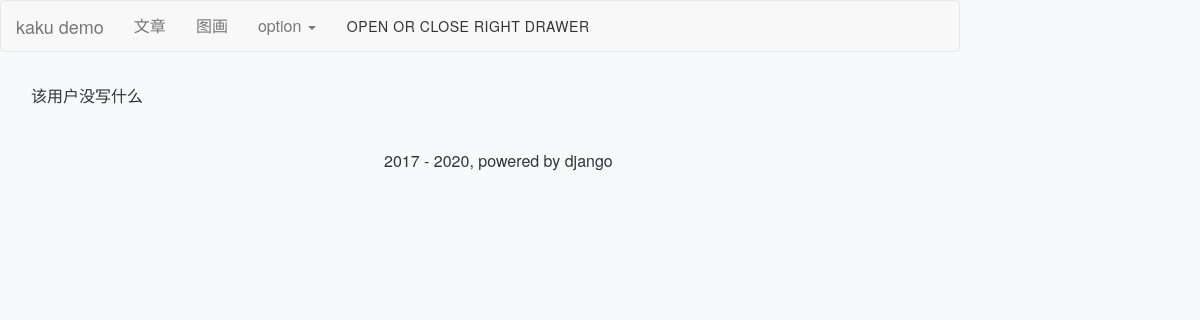
The app's page /users/a87150/pictures/, older data.
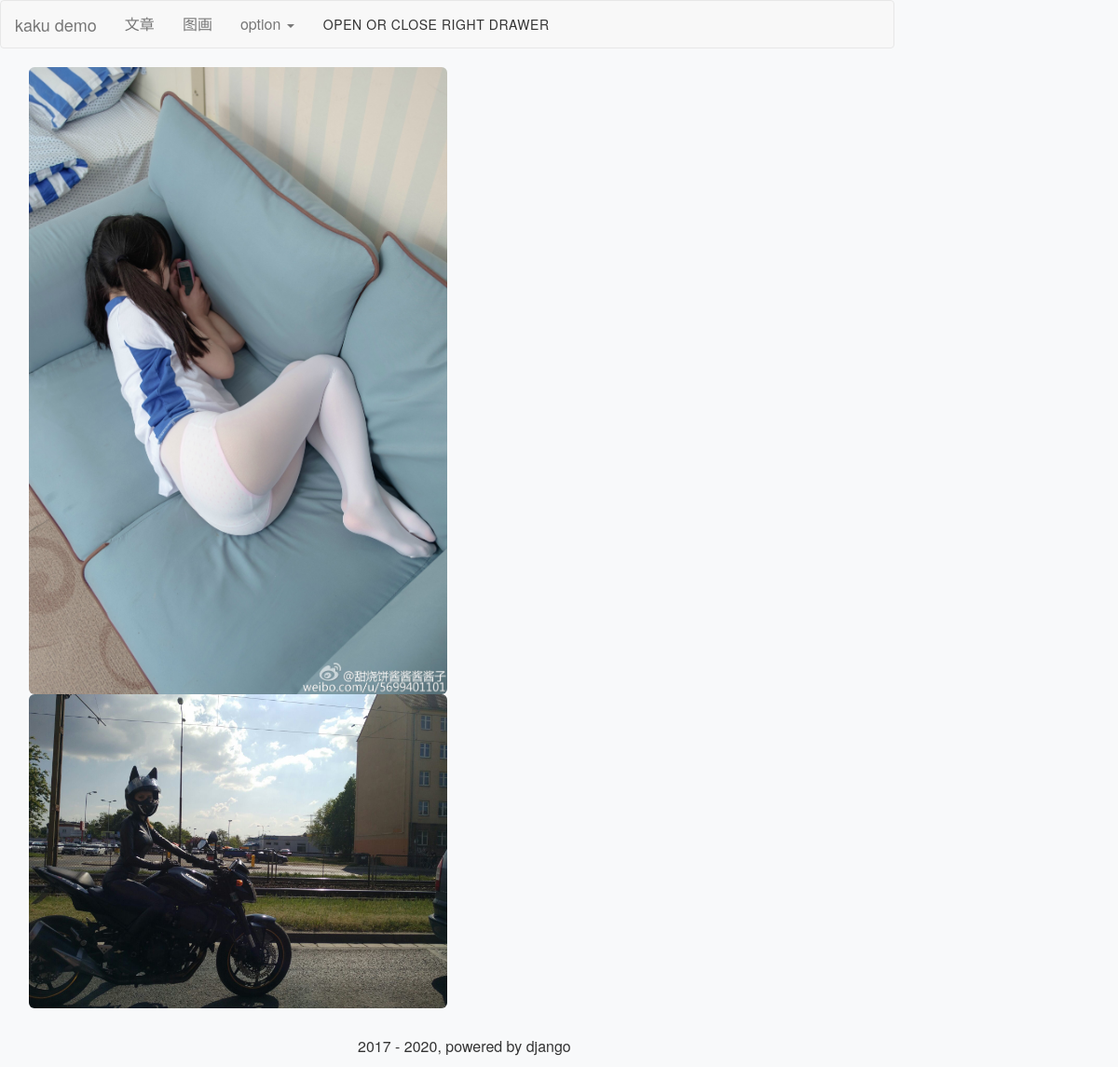
The same page, newer data.
### picture/models.py (models this page shows, shortened)
class Picture(models.Model):
    id = models.AutoField(primary_key=True)
    title = models.CharField(_('title'), max_length=50)
    author = models.ForeignKey(settings.AUTH_USER_MODEL, related_name=_('p_author'), on_delete=models.CASCADE)
    thematic = models.ImageField(_('题图'), upload_to=pictures_path, )
    created_time = models.DateTimeField(_('created_time'), auto_now_add=True)
    views = models.PositiveIntegerField(_('views'), default=0, editable=False)
    likes = models.ManyToManyField(settings.AUTH_USER_MODEL, blank=True, related_name=_('p_likes'))
    tags = models.ManyToManyField(Tag, blank=True, verbose_name=_('tags'))
    comments = GenericRelation(Comment, verbose_name=_('comments'))
    class Meta:
        ordering = ['-created_time']
        verbose_name = _('Picture')
        verbose_name_plural = _('Pictures')
    def get_absolute_url(self):
        return reverse('picture:detail', kwargs={'pk': self.pk})

### users/views.py (the view)
# urls.py: url(r'^(?P<username>[\w.@+-]+)/pictures/$', views.UserPictureListView.as_view(), name='pictures'),
class UserPictureListView(ListView):
    paginate_by = 20
    model = Picture
    template_name = 'users/picture.html'
    def get_queryset(self):
        return super().get_queryset().filter(author__username=self.kwargs.get('username'))

### templates/users/picture.html (shortened to what this page needs)
{% extends 'base.html' %}
{% load bootstrap_pagination %}
{% block main %}
<ul class="list-group">
    {% for picture in picture_list %}
        <li class="mdui-list-item mdui-ripple">
            <a href="{{ picture.get_absolute_url }}"> <img src={{ picture.thematic }} class="img-rounded" width="50%" height="50%"/> </a>
        </li>
    {% empty %}
        <li class="mdui-list-item mdui-ripple">该用户没写什么</li>
    {% endfor %}
</ul>
{% endblock main %}

Row changes from the older to the newer data that the page shows:
added Picture: thematic (picture)
added Picture: thematic (picture)
Text that changed along with them:
text no longer shown: "该用户没写什么"
